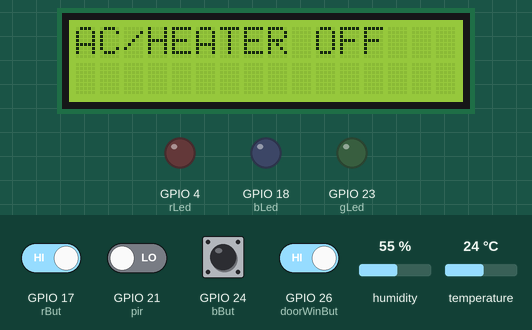
Recording of a program running on a simulated Raspberry Pi (BCM pin numbers). Parts: 16×2 character LCD, output pins drawn as LEDs (lit = HIGH). The inputs (shaded band) are chosen by the test bench; at power-on: GPIO 17 (rBut), GPIO 24 (bBut), GPIO 26 (doorWinBut) HIGH, GPIO 21 (pir) LOW, temperature 24 °C, humidity 55 %. The clock reads 2024-03-15 10:24:30 at power-on unless the program sets it; what the program prints to the terminal is not drawn.

Above: at 1.4 s.
1.5 s: temperature set to 21 °C
At 4.8 s:
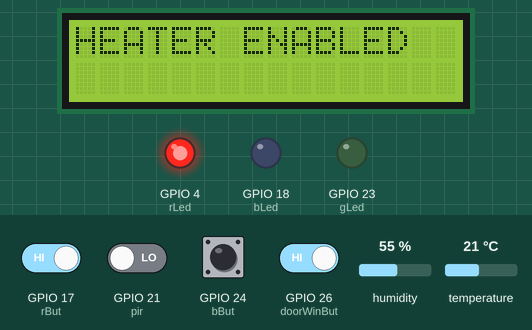
5.0 s: temperature set to 28 °C
At 8.4 s:
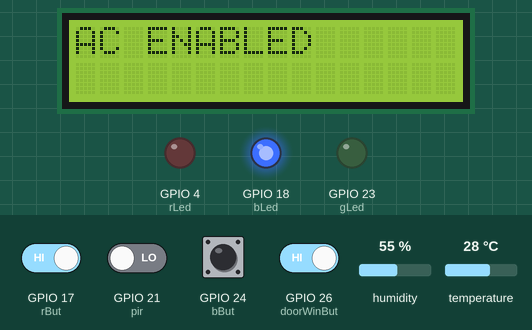
8.5 s: GPIO 21 (pir) driven HIGH
At 11.7 s:
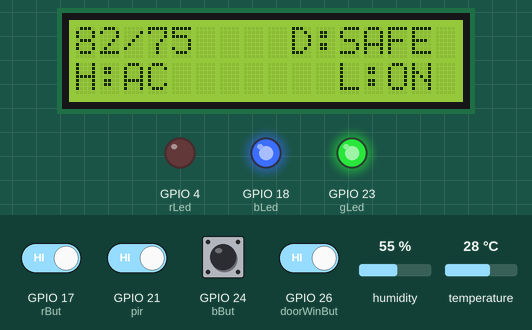
12.0 s: temperature set to 25 °C
At 13.7 s:
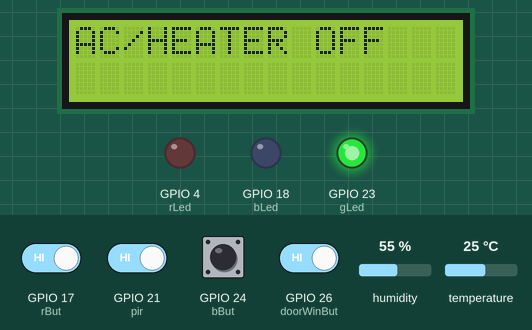
14.0 s: temperature set to 12 °C
At 17.2 s:
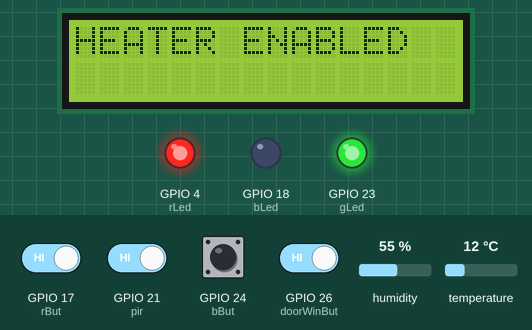
17.5 s: GPIO 17 (rBut) driven LOW and GPIO 26 (doorWinBut) driven LOW
At 20.5 s:
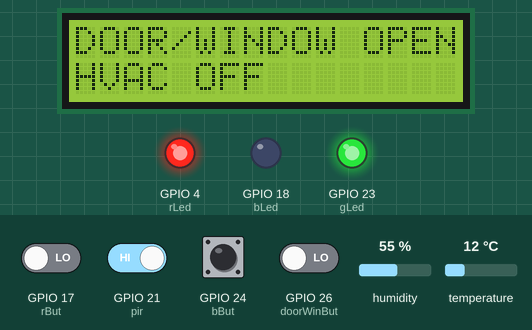
Timing chart, 0 to 26.7 s (numbered marks = the images above; inputs shaded):
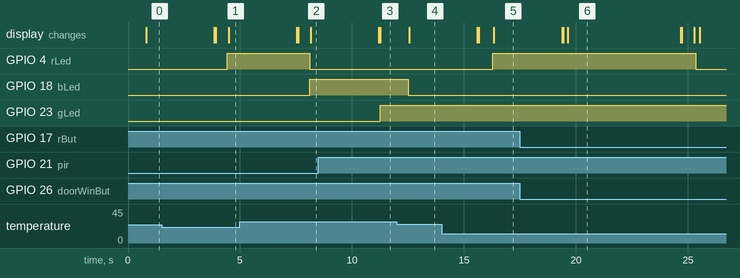

Measured:
- the behaviour switches between 23 and 22 °C on temperature (found by bisection; images 0 and 1)
- the behaviour switches between 27 and 26 °C on temperature (found by bisection; images 3 and 4)
- after the input at 1.5 s, GPIO 4 (rLed): LOW → HIGH after 2.9 s; the display: first differs from a run without the input after 3.0 s (image 1)
- after the input at 5.0 s, GPIO 4 (rLed): HIGH → LOW after 3.1 s; GPIO 18 (bLed): LOW → HIGH after 3.1 s; the display: first differs from a run without the input after 3.2 s (image 2)
- after the input at 8.5 s, GPIO 23 (gLed): LOW → HIGH after 2.8 s
- after the input at 12.0 s, GPIO 18 (bLed): HIGH → LOW after 0.51 s; the display: first changes after 0.55 s (image 4 shows a later state)
- after the input at 14.0 s, GPIO 4 (rLed): LOW → HIGH after 2.3 s; the display: first differs from a run without the input after 2.3 s (image 5)
- after the input at 17.5 s, GPIO 4 (rLed): HIGH → LOW after 7.9 s; the display: first differs from a run without the input after 2.1 s (image 6)

The program:

HVAC_Main.py
```python
#libraries used for this project
import RPi.GPIO as GPIO
import time
import I2C_LCD_driver
import Adafruit_DHT
from math import trunc
sensor = Adafruit_DHT.DHT11


#global vars
lightStatus = "ON"
hvacStatus = "OFF"
curTemp = 00
desiredTemp = 75
doorWinOpen = "SAFE"
time_a=time.time()
alreadyDisplayed = False
preHVACState = "OFF"

heatMode = False
offMode = False
acMode = False


#PIN ASSIGNMENT,constant variables used for easier reference of other  functions------------------------
#lcd
mylcd = I2C_LCD_driver.lcd()

#buttons
rBut = 17
bBut = 24
doorWinBut = 26

#leds
gLed = 23
rLed = 4
bLed = 18

#sensors
dht = 25
pir = 21

#SETUP ---------------------------------------
GPIO.setwarnings(False)
GPIO.setmode(GPIO.BCM)

#led setup
GPIO.setup(gLed, GPIO.OUT)
GPIO.setup(rLed, GPIO.OUT)
GPIO.setup(bLed, GPIO.OUT)

#button setup, I used pull down to act as a more intuitive button
GPIO.setup(rBut, GPIO.IN, pull_up_down=GPIO.PUD_UP)
GPIO.setup(bBut, GPIO.IN, pull_up_down=GPIO.PUD_UP)
GPIO.setup(bBut, GPIO.IN, pull_up_down=GPIO.PUD_UP)
GPIO.setup(doorWinBut, GPIO.IN, pull_up_down=GPIO.PUD_UP)

#semsor setup
GPIO.setup(pir, GPIO.IN)


def UpdateLCD(curTemp, desiredTemp, doorWinOpen, hvacStatus, lightStatus):
    curTempStr = str(curTemp)
    desiredTempStr = str(desiredTemp)
    mylcd.lcd_display_string(curTempStr + "/" + desiredTempStr + "    D:" + doorWinOpen, 1)
    mylcd.lcd_display_string("H:" + hvacStatus + "     L:" + lightStatus, 2)

def AmbientLightController():
    global lightStatus
    global time_a

    if(GPIO.input(pir) == 1):
        GPIO.output(gLed,True)
        time_a=time.time()
        lightStatus = "ON "
        print("movement detected")
        UpdateLCD(curTemp, desiredTemp, doorWinOpen, hvacStatus, lightStatus)
    elif(GPIO.input(pir) == 0 and (time.time()-time_a) > 10):
        GPIO.output(gLed, False)
        lightStatus = "OFF"
        UpdateLCD(curTemp, desiredTemp, doorWinOpen, hvacStatus, lightStatus)

def HVACController():
    global doorWinOpen
    global curTemp
    global desiredTemp
    global hvacStatus
    global preHVACState

    global heatMode
    global acMode
    global offMode
    print("I am running")
    global alreadyDisplayed
    humidity, temperature = Adafruit_DHT.read(sensor, dht)


    if(GPIO.input(rBut) == 0):
        desiredTemp = desiredTemp + 1
        UpdateLCD(curTemp, desiredTemp, doorWinOpen, hvacStatus, lightStatus)
        print("I changed it")
    elif(GPIO.input(bBut) == 0):
        desiredTemp = desiredTemp -1
        UpdateLCD(curTemp, desiredTemp, doorWinOpen, hvacStatus, lightStatus)

    if temperature is not None:
        curTemp =trunc((temperature*(1.8))+32)

    if(doorWinOpen == "OPEN"):
        GPIO.output(rLed, False)
        GPIO.output(bLed, False)

        heatMode = False
        acMode = False
        offMode = False

        hvacStatus = "HALT"
    elif(curTemp < desiredTemp-3 and not heatMode):
        heatMode = True
        acMode = False
        offMode = False
        GPIO.output(rLed, True)
        GPIO.output(bLed, False)

        mylcd.lcd_clear()
        mylcd.lcd_display_string("HEATER ENABLED",1)
        time.sleep(3)
        mylcd.lcd_clear()

        hvacStatus = "HEAT"
        UpdateLCD(curTemp, desiredTemp, doorWinOpen, hvacStatus, lightStatus)
    elif(curTemp > desiredTemp+3 and not acMode):
        heatMode = False
        acMode = True
        offMode = False
        GPIO.output(bLed, True)
        GPIO.output(rLed, False)

        mylcd.lcd_clear()
        mylcd.lcd_display_string("AC ENABLED",1)
        time.sleep(3)
        mylcd.lcd_clear()

        hvacStatus = "AC  "
        UpdateLCD(curTemp, desiredTemp, doorWinOpen, hvacStatus, lightStatus)
    elif(not offMode and curTemp <= desiredTemp+3 and curTemp >= desiredTemp-3):

        heatMode = False
        acMode = False
        offMode = True

        GPIO.output(rLed, False)
        GPIO.output(bLed, False)
        hvacStatus = "OFF "

        mylcd.lcd_clear()
        mylcd.lcd_display_string("AC/HEATER OFF",1)
        time.sleep(3)
        mylcd.lcd_clear()

        UpdateLCD(curTemp, desiredTemp, doorWinOpen, hvacStatus, lightStatus)

def SecurityController():
    global doorWinOpen
    global hvacStatus
    global preHVACState

    if(GPIO.input(doorWinBut) == 0):
        if(doorWinOpen == "OPEN"): doorWinOpen = "SAFE"
        else: doorWinOpen = "OPEN"
        mylcd.lcd_clear()
        mylcd.lcd_display_string("DOOR/WINDOW " + doorWinOpen, 1)
        if(doorWinOpen == "OPEN"): mylcd.lcd_display_string("HVAC OFF", 2)
        else:
            mylcd.lcd_display_string("HVAC ON", 2)
            #hvacStatus = preHVACState
        time.sleep(5)
        mylcd.lcd_clear()
        UpdateLCD(curTemp, desiredTemp, doorWinOpen, hvacStatus, lightStatus)


while(True):
    HVACController()
    AmbientLightController()
    SecurityController()
```
